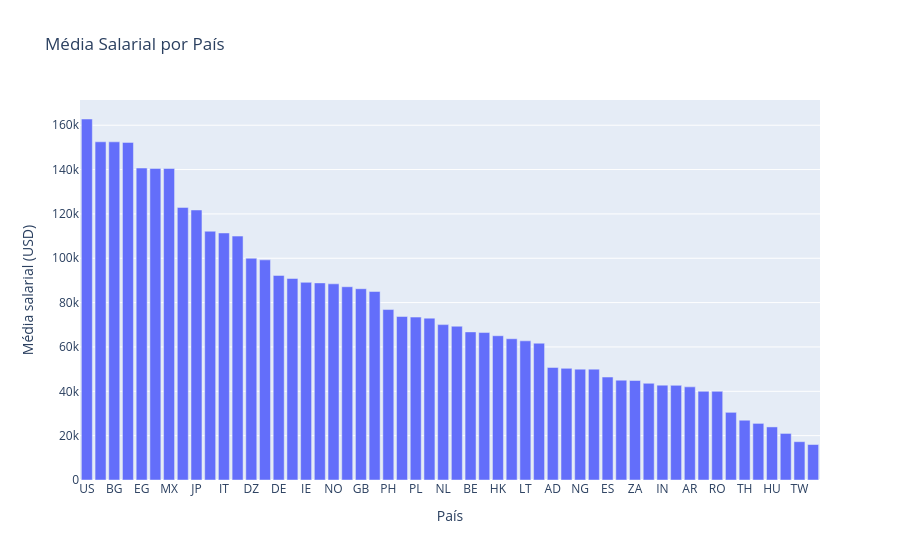

Notebook source saved alongside this figure:
### Code cell
#Gráfico
fig = px.bar(filtro,
             x='residencia', 
             y='usd',
             title='Média Salarial por País',
             labels={'usd': 'Média salarial (USD)', 'residencia': 'País'}
)
fig.show()

### Figure 1 — Plotly figure (JSON) as saved in the notebook; plotly's stock layout.template omitted (floating-point values rounded to 4 significant figures)
{"data": [{"hovertemplate": "País=%{x}<br>Média salarial (USD)=%{y}<extra></extra>", "legendgroup": "", "marker": {"color": "#636efa", "pattern": {"shape": ""}}, "name": "", "orientation": "v", "showlegend": false, "textposition": "auto", "type": "bar", "x": ["US", "SG", "BG", "CH", "EG", "CA", "MX", "NZ", "JP", "AU", "IT", "DO", "DZ", "KR", "DE", "FR", "IE", "PT", "NO", "SE", "GB", "UA", "PH", "BR", "PL", "UZ", "NL", "CL", "BE", "RU", "HK", "CY", "LT", "LV", "AD", "AT", "NG", "KE", "ES", "TR", "ZA", "FI", "IN", "GR", "AR", "EE", "RO", "SK", "TH", "RS", "HU", "PK", "TW", "EC"], "xaxis": "x", "y": [162800.0, 152500.0, 152500.0, 152300.0, 140700.0, 140500.0, 140500.0, 122900.0, 121800.0, 112200.0, 111400.0, 110000.0, 100000.0, 99270.0, 92250.0, 90880.0, 89150.0, 88890.0, 88460.0, 87160.0, 86260.0, 85000.0, 76860.0, 73720.0, 73470.0, 73000.0, 70070.0, 69350.0, 66790.0, 66500.0, 65060.0, 63700.0, 62760.0, 61690.0, 50740.0, 50340.0, 50000.0, 50000.0, 46420.0, 45020.0, 44870.0, 43610.0, 42780.0, 42680.0, 42000.0, 40000.0, 39990.0, 30520.0, 26960.0, 25530.0, 23940.0, 21000.0, 17280.0, 16000.0], "yaxis": "y"}], "layout": {"barmode": "relative", "legend": {"tracegroupgap": 0}, "title": {"text": "Média Salarial por País"}, "xaxis": {"anchor": "y", "domain": [0, 1], "title": {"text": "País"}}, "yaxis": {"anchor": "x", "domain": [0, 1], "title": {"text": "Média salarial (USD)"}}}}
